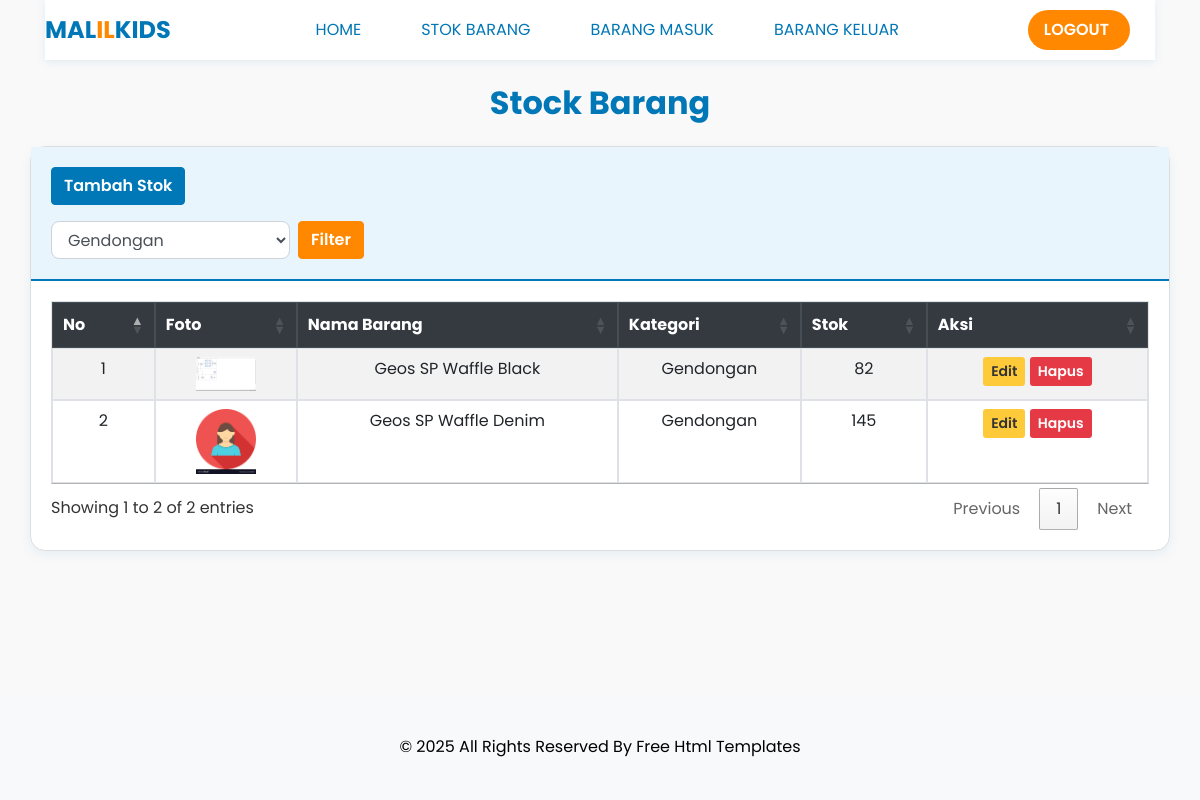
The app's page /stok/stok.php?filter_kategori=Gendongan (signed in) with its own data.
### tables this page shows
CREATE TABLE `stok` (
  `idbarang` int(11) NOT NULL,
  `namabarang` varchar(50) NOT NULL,
  `kategori` varchar(50) NOT NULL,
  `stok` int(11) NOT NULL,
  `foto` varchar(225) NOT NULL
);

### stok/stok.php (the view, shortened to what this page needs)
<?php
require '../function.php';
$filter_kategori = isset($_GET['filter_kategori']) ? $_GET['filter_kategori'] : '';
?>
<!DOCTYPE html>
<html lang="en">
<head>
  <link rel="stylesheet" href="../css/bootstrap.css" />
  <link href="https://cdn.datatables.net/1.13.6/css/jquery.dataTables.min.css" rel="stylesheet" />
  <link href="../css/font-awesome.min.css" rel="stylesheet" />
  <link href="../css/style.css" rel="stylesheet" />
  <link href="../css/responsive.css" rel="stylesheet" />
  <link rel="stylesheet" href="css/home.css" />
</head>
<body>
<div class="hero_area">
  <header class="header_section long_section px-0">
    <nav class="navbar navbar-expand-lg custom_nav-container ">
      <a class="navbar-brand" href="../home.php">
        <span class="brand-logo">
          <span class="text-blue">mal</span><span class="text-orange">il</span><span class="text-blue">kids</span>
        </span>
      </a>
      <div class="collapse navbar-collapse" id="navbarSupportedContent">
        <div class="d-flex mx-auto flex-column flex-lg-row align-items-center">
          <ul class="navbar-nav">
            <li class="nav-item">
              <a class="nav-link" href="../home.php">Home</a>
            </li>
            <li class="nav-item active">
              <a class="nav-link" href="stok.php">Stok Barang</a>
            </li>
            <li class="nav-item">
              <a class="nav-link" href="../barangmasuk/barangmasuk.php">Barang Masuk</a>
            </li>
            <li class="nav-item">
              <a class="nav-link" href="../barangkeluar/barangkeluar.php">Barang Keluar</a>
            </li>
          </ul>
        </div>
        <div class="quote_btn-container">
          <a href="../auth/logout.php">
            <span>Logout</span>
          </a>
        </div>
      </div>
    </nav>
  </header>
  <div class="content container mt-4">
  <h2 class="mb-4">Stock Barang</h2>
  <div class="card">
    <div class="card-header">
      <button type="button" class="btn btn-primary" data-toggle="modal" data-target="#myModal">
          Tambah Stok
      </button>
      <form method="get" class="form-inline mt-3">
        <select name="filter_kategori" class="form-control mr-2">
          <?php
          $getkategori = mysqli_query($conn, "SELECT * FROM kategori");
          while($kategori = mysqli_fetch_array($getkategori)){
            $selected = ($filter_kategori == $kategori['namakategori']) ? 'selected' : '';
            echo "<option value='".$kategori['namakategori']."' $selected>".$kategori['namakategori']."</option>";
          }
          ?>
        </select>
        <button type="submit" class="btn btn-success">Filter</button>
      </form>
    </div>
    <div class="card-body">
      <div class="table-responsive">
        <table id="datatablesSimple" class="table table-striped table-bordered">
          <thead class="thead-dark">
            <tr>
              <th>No</th>
              <th>Foto</th>
              <th>Nama Barang</th>
              <th>Kategori</th>
              <th>Stok</th>
              <th>Aksi</th>
            </tr>
          </thead>
          <tbody>
            <?php
            if($filter_kategori){
              $ambil = mysqli_query($conn, "SELECT * FROM stok WHERE kategori='$filter_kategori'");
            } else {
              $ambil = mysqli_query($conn, "SELECT * FROM stok");
            }
            $i = 1;
            while($data = mysqli_fetch_array($ambil)){
              $foto = $data['foto'];
              $namabarang = $data['namabarang'];
              $kategori = $data['kategori'];
              $stok = $data['stok'];
              $idbarang = $data['idbarang'];
            ?>
            <tr>
              <td><?= $i++; ?></td>
              <td>
              <img src="../images/foto_produk/<?= htmlspecialchars($foto); ?>" width="60" alt="<?= htmlspecialchars($namabarang); ?>">
              </td>
              <td><?= htmlspecialchars($namabarang); ?></td>
              <td><?= htmlspecialchars($kategori); ?></td>
              <td><?= htmlspecialchars($stok); ?></td>
              <td>
              <button class="btn btn-warning btn-sm" data-toggle="modal" data-target="#modalEdit<?= $idbarang; ?>">Edit</button>
              <button class="btn btn-danger btn-sm" data-toggle="modal" data-target="#modalHapus<?= $idbarang; ?>">Hapus</button>
              </td>
            </tr>
            <?php
            }
            ?>
          </tbody>
        </table>
      </div>
    </div>
  </div>
</div>
  <footer class="footer_section bg-light text-center py-3 mt-auto">
    <div class="container">
      <p class="mb-0">
        &copy; <span id="displayYear"></span> All Rights Reserved By
        <a href="https://html.design/">Free Html Templates</a>
      </p>
    </div>
  </footer>
</body>
</html>

### css/style.css (style rules this page uses)
body { font-family: "Poppins", sans-serif; color: #0c0c0c; background-color: #ffffff; overflow-x: hidden; }
.long_section { margin-left: 45px; margin-right: 45px; padding-left: 15px; padding-right: 15px; }
.hero_area { min-height: 100vh; position: relative; display: -webkit-box; display: -ms-flexbox; display: flex; -webkit-box-orient: vertical; -webkit-box-direction: normal; -ms-flex-direction: column; flex-direction: column; }
.header_section { background-color: #ffffff; }
.custom_nav-container .navbar-nav .nav-item .nav-link { padding: 3px 15px; margin: 10px 15px; color: #272727; text-align: center; text-transform: uppercase; }
a, a:hover, a:focus { text-decoration: none; }
.btn, .btn:focus { outline: none !important; -webkit-box-shadow: none; box-shadow: none; }
.navbar-brand span { font-size: 24px; font-weight: 700; color: #272727; text-transform: uppercase; }
.custom_nav-container { z-index: 99999; padding: 5px 0; }
.quote_btn-container { display: -webkit-box; display: -ms-flexbox; display: flex; -webkit-box-align: center; -ms-flex-align: center; align-items: center; }
.quote_btn-container a { color: #151515; margin-right: 25px; text-transform: uppercase; }
.quote_btn-container a span { margin-right: 5px; }
.footer_section { position: relative; text-align: center; }
.footer_section p { color: #000000; padding: 25px 0; margin: 0; }
.footer_section p a { color: inherit; }

### css/responsive.css (style rules this page uses)
@media (min-width: 1200px) { .container { max-width: 1170px; } }

### css/home.css (style rules this page uses)
body { font-family: 'Poppins', sans-serif; background: #f9f9f9; color: #333; }
.text-blue { color: #0077b6 !important; font-weight: 700; font-size: 28px; }
.text-orange { color: #ff8800 !important; font-weight: 700; font-size: 28px; }
.brand-logo { font-size: 32px; }
.navbar { background-color: #ffffff; box-shadow: 0 2px 8px rgba(0, 119, 182, 0.1); }
.nav-link { color: #0077b6 !important; margin: 0 10px; transition: color 0.3s ease; }
.quote_btn-container a { background-color: #ff8800; color: #fff; padding: 8px 16px; border-radius: 20px; text-decoration: none; font-weight: 600; transition: 0.3s; }
.card { border: 1px solid #ddd; box-shadow: 0 4px 12px rgba(0, 119, 182, 0.15); border-radius: 15px; }
.footer_section { background: #0077b6; color: #fff; text-align: center; padding: 15px 0; margin-top: 30px; }
.footer_section a { color: #ffdd99; }

### stok/stok.php (style rules this page uses)
body { font-family: 'Poppins', sans-serif; background: #f9f9f9; color: #333; }
.text-blue { color: #0077b6 !important; font-weight: 700; font-size: 28px; }
.text-orange { color: #ff8800 !important; font-weight: 700; font-size: 28px; }
.brand-logo { font-size: 32px; }
.navbar { background-color: #ffffff; box-shadow: 0 2px 8px rgba(0, 119, 182, 0.1); }
.nav-link { color: #0077b6 !important; margin: 0 10px; transition: color 0.3s ease; }
.quote_btn-container a { background-color: #ff8800; color: #fff; padding: 8px 16px; border-radius: 20px; text-decoration: none; font-weight: 600; transition: 0.3s; }
h2.mb-4 { font-weight: 700; color: #0077b6; text-align: center; margin-bottom: 30px; }
.card { border-radius: 15px; box-shadow: 0 4px 12px rgba(0, 119, 182, 0.08); }
.card-header { background-color: #e9f5fc; border-bottom: 2px solid #0077b6; padding: 20px; }
.card-header .btn-primary { background-color: #0077b6; border-color: #0077b6; font-weight: 600; margin-right: 10px; }
.card-header .btn-success { background-color: #ff8800; border-color: #ff8800; font-weight: 600; }
.form-control, select { border-radius: 8px; }
table th { background-color: #0077b6; color: #fff; text-align: center; }
table td { vertical-align: middle; text-align: center; }
.btn-warning { background-color: #ffca3a; border: none; font-weight: 600; color: #333; }
.btn-danger { background-color: #e63946; border: none; font-weight: 600; }
.footer_section { background-color: #0077b6; color: white; }
.footer_section a { color: #ffdd99; }

### records on screen
stok: foto (picture), namabarang "Geos SP Waffle Black", kategori "Gendongan", stok "82"
stok: foto (picture), namabarang "Geos SP Waffle Denim", kategori "Gendongan", stok "145"

### other values on screen
form field filter_kategori "Gendongan"
